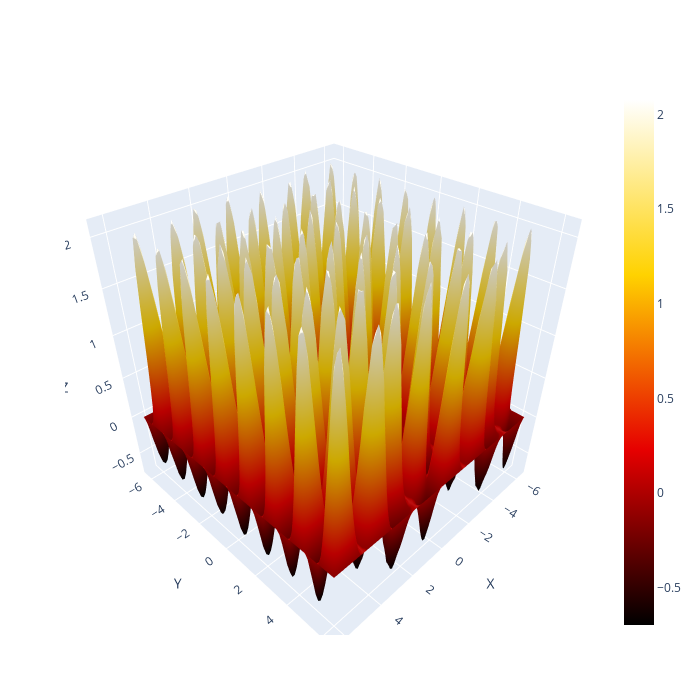

This figure's notebook cell:
### Code cell
import plotly.graph_objs as go
# Create the Plotly figure
fig = go.Figure(data=[go.Surface(x=gamma, y=beta, z=obj_vals, colorscale='hot')])

# Set the layout and axes labels
fig.update_layout(scene=dict(xaxis_title='X', yaxis_title='Y', zaxis_title='Z'),
                  width=700, height=700, margin=dict(l=65, r=50, b=65, t=90))

# Show the figure
fig.show()
